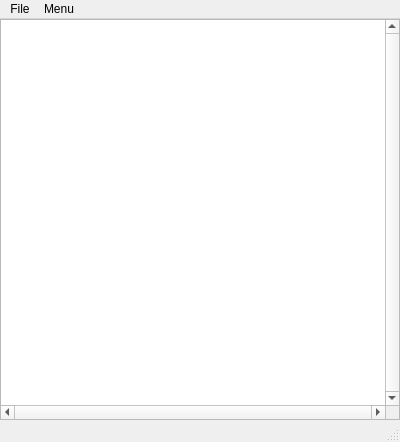
<?xml version="1.0" encoding="UTF-8"?>
<ui version="4.0">
 <class>MainWindow</class>
 <widget class="QMainWindow" name="MainWindow">
  <property name="geometry">
   <rect>
    <x>0</x>
    <y>0</y>
    <width>400</width>
    <height>442</height>
   </rect>
  </property>
  <property name="windowTitle">
   <string>MainWindow</string>
  </property>
  <property name="tabShape">
   <enum>QTabWidget::Triangular</enum>
  </property>
  <widget class="QWidget" name="centralWidget">
   <layout class="QGridLayout" name="gridLayout">
    <property name="leftMargin">
     <number>0</number>
    </property>
    <property name="topMargin">
     <number>0</number>
    </property>
    <property name="rightMargin">
     <number>0</number>
    </property>
    <property name="bottomMargin">
     <number>0</number>
    </property>
    <item row="0" column="0">
     <widget class="MyView" name="myView">
      <property name="minimumSize">
       <size>
        <width>400</width>
        <height>400</height>
       </size>
      </property>
      <property name="focusPolicy">
       <enum>Qt::StrongFocus</enum>
      </property>
      <property name="verticalScrollBarPolicy">
       <enum>Qt::ScrollBarAlwaysOn</enum>
      </property>
      <property name="horizontalScrollBarPolicy">
       <enum>Qt::ScrollBarAlwaysOn</enum>
      </property>
      <property name="sizeAdjustPolicy">
       <enum>QAbstractScrollArea::AdjustToContents</enum>
      </property>
      <property name="resizeAnchor">
       <enum>QGraphicsView::NoAnchor</enum>
      </property>
      <property name="viewportUpdateMode">
       <enum>QGraphicsView::FullViewportUpdate</enum>
      </property>
     </widget>
    </item>
   </layout>
  </widget>
  <widget class="QMenuBar" name="menuBar">
   <property name="geometry">
    <rect>
     <x>0</x>
     <y>0</y>
     <width>400</width>
     <height>20</height>
    </rect>
   </property>
   <widget class="QMenu" name="menuChange_Plane_Settings">
    <property name="title">
     <string>Menu</string>
    </property>
    <addaction name="actionAddNewZone"/>
    <addaction name="actionChangeExistingZone"/>
    <addaction name="actionDeleteZone"/>
    <addaction name="actionSet_Airport"/>
    <addaction name="separator"/>
    <addaction name="actionCompute"/>
    <addaction name="actionClear_Screen"/>
    <addaction name="separator"/>
    <addaction name="actionChangePlaneSettings"/>
    <addaction name="actionStartSimFlight"/>
   </widget>
   <widget class="QMenu" name="menuFile">
    <property name="title">
     <string>File</string>
    </property>
    <addaction name="actionOpen"/>
    <addaction name="actionSave_as"/>
   </widget>
   <addaction name="menuFile"/>
   <addaction name="menuChange_Plane_Settings"/>
  </widget>
  <widget class="QStatusBar" name="statusBar"/>
  <action name="actionAddNewZone">
   <property name="checkable">
    <bool>false</bool>
   </property>
   <property name="text">
    <string>Add new zone</string>
   </property>
  </action>
  <action name="actionChangePlaneSettings">
   <property name="text">
    <string>Change plane settings...</string>
   </property>
  </action>
  <action name="actionCompute">
   <property name="text">
    <string>Compute</string>
   </property>
  </action>
  <action name="actionOpen">
   <property name="text">
    <string>Open</string>
   </property>
  </action>
  <action name="actionSave_as">
   <property name="text">
    <string>Save as...</string>
   </property>
  </action>
  <action name="actionChangeExistingZone">
   <property name="text">
    <string>Change existing zone</string>
   </property>
  </action>
  <action name="actionDeleteZone">
   <property name="text">
    <string>Delete Zone</string>
   </property>
  </action>
  <action name="actionSet_Airport">
   <property name="text">
    <string>Set Airport</string>
   </property>
  </action>
  <action name="actionClear_Screen">
   <property name="text">
    <string>Clear Screen</string>
   </property>
  </action>
  <action name="actionStartSimFlight">
   <property name="text">
    <string>Start Sim Flight</string>
   </property>
  </action>
 </widget>
 <layoutdefault spacing="6" margin="11"/>
 <customwidgets>
  <customwidget>
   <class>MyView</class>
   <extends>QGraphicsView</extends>
   <header>myview.h</header>
  </customwidget>
 </customwidgets>
 <resources/>
 <connections/>
</ui>
